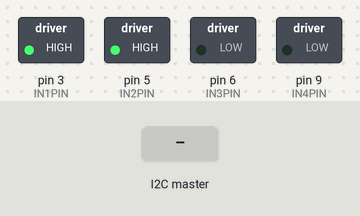
This sketch was run on a simulated Arduino Uno, built with avr-gcc and run on an emulated ATmega328P. Parts: switched loads named in the sketch (green lamp = pin HIGH). The inputs (shaded band) are chosen by the test bench. What the sketch prints to the serial monitor is not drawn.

Above: at 1.2 s.
1.3 s: the I2C master sends the byte 1
Timing chart, 0 to 4.3 s (numbered marks = the images above; inputs shaded):
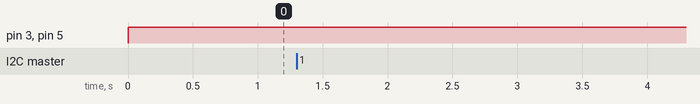

The sketch:

MTM_MODULE.ino
```cpp
//MTM_MODULE.ino

#include <Wire.h>
#define commandSize 4
#define returnSize  4
#define IN1PIN      3
#define IN2PIN      5
#define IN3PIN      6
#define IN4PIN      9
#define M12SET      0
#define M1BRAKE     1
#define M2BRAKE     2
#define addrSize    3
#define ADDR1		0xAA
#define ADDR2		0xBB
#define ADDR3		0xCC
//byte dipPins[]={4,7,8,12};
byte inPins[]={IN1PIN,IN2PIN,IN3PIN,IN4PIN};
byte addr[]={ADDR1, ADDR2, ADDR3};
byte inData[commandSize]={0,0,0,0};
byte outData[returnSize]={0,0,0,0};
byte curData[commandSize]={0,0,0,0};
boolean readyData;


void setup(){
    Serial.begin(9600);
    Serial.println("SLAVE ON");
    for(int i=0;i< sizeof(inPins); i++){	//configures inPins
        pinMode(inPins[i],OUTPUT);
    }
	Wire.begin(addr[1]);                    //join I2C
    readyData=false;
    Wire.onRequest(requestHandler);         //calls requestH upon data request from master
    Wire.onReceive(receiveHandler);         //calls receiveH upon receiving data
}
void requestHandler(){
    Wire.write(outData,commandSize);
}
void receiveHandler(int numBytes){
    int i=0;
    while(Wire.available() && i<commandSize){
        inData[i]=Wire.read();
        i++;
    }
    Serial.println("Received");
    readyData=true;
}


void loop(){
    if(readyData){
        for(int i=0;i<commandSize;i++){
            curData[i] = inData[i];
            Serial.println(inData[i]);
        }
        readyData = false;
    }
    command();
}
//pump controls
void command(){
//0: mode 		1: pump#		2: dir 		3: rate
    switch(curData[0]){
        case 0: //run motor
            if(curData[1]==0)	//pump0
                runMotor(0,curData[2], curData[3]);
            else 			 	//pump1
            	runMotor(1,curData[2], curData[3]);
        break;
        case 1://SSR x2 for sugar water and tea

        break;
        default:
        break;
    }
}
void runMotor(int motor, byte dir, byte speed)
{
    if(dir==0){ //stop
    	analogWrite(inPins[motor],255);
    	analogWrite(inPins[motor+1],255);
    }
    if(dir==1){ //forward
	    analogWrite(inPins[motor*2],0);
	    analogWrite(inPins[motor*2+1],speed);
	}
	else if(dir==2){ //backward
		analogWrite(inPins[motor*2],speed);
    	analogWrite(inPins[motor*2+1],0);
	}
}
```

Measured:
- after the input at 1.3 s, every drawn part: stays the same
